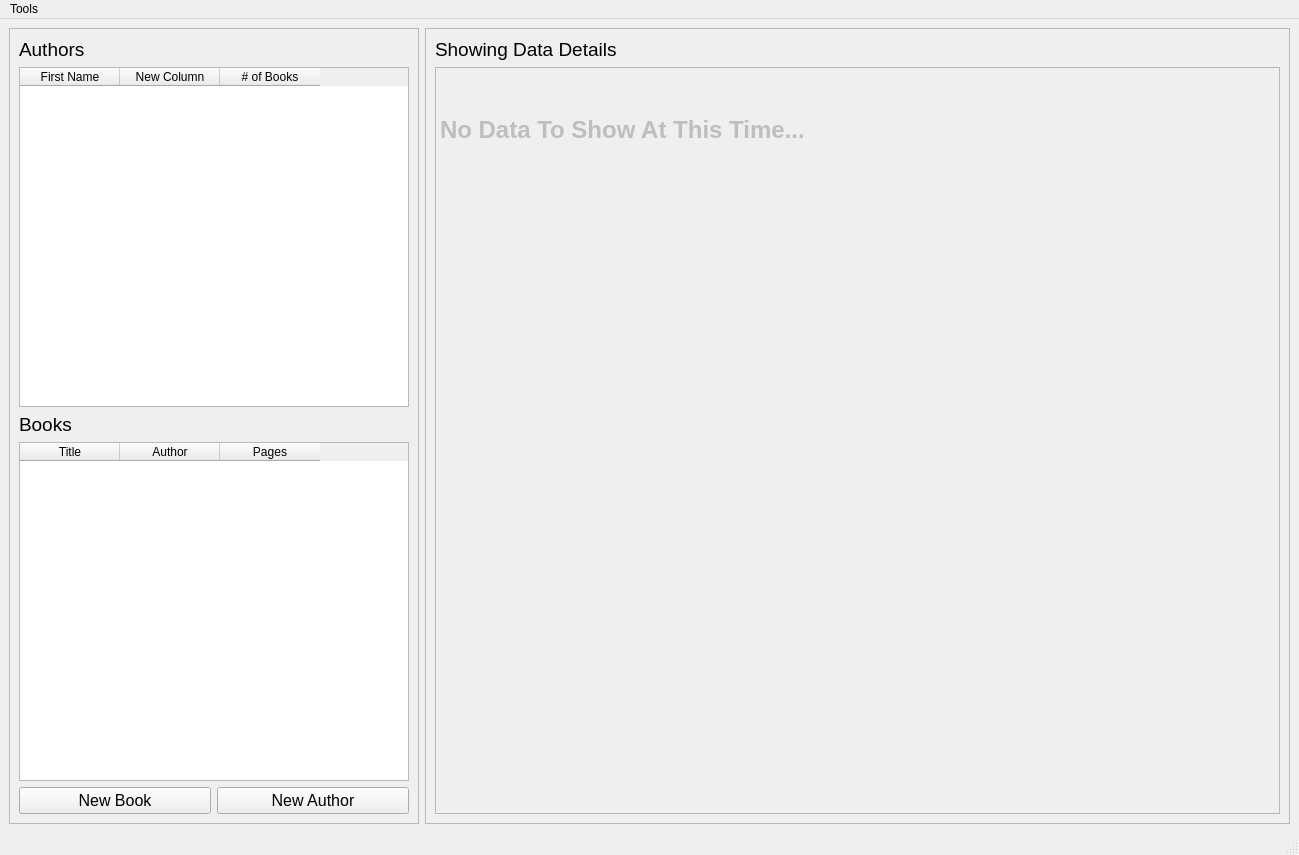
<?xml version="1.0" encoding="UTF-8"?>
<ui version="4.0">
 <class>MainWindow</class>
 <widget class="QMainWindow" name="MainWindow">
  <property name="geometry">
   <rect>
    <x>0</x>
    <y>0</y>
    <width>1299</width>
    <height>855</height>
   </rect>
  </property>
  <property name="windowTitle">
   <string>Books and Authors</string>
  </property>
  <widget class="QWidget" name="centralwidget">
   <layout class="QHBoxLayout" name="horizontalLayout">
    <item>
     <widget class="QFrame" name="frameDbDisplay">
      <property name="minimumSize">
       <size>
        <width>410</width>
        <height>0</height>
       </size>
      </property>
      <property name="frameShape">
       <enum>QFrame::StyledPanel</enum>
      </property>
      <property name="frameShadow">
       <enum>QFrame::Raised</enum>
      </property>
      <layout class="QGridLayout" name="gridLayout">
       <item row="2" column="0">
        <widget class="QLabel" name="labelBooks">
         <property name="font">
          <font>
           <pointsize>14</pointsize>
          </font>
         </property>
         <property name="text">
          <string>Books</string>
         </property>
        </widget>
       </item>
       <item row="4" column="1">
        <widget class="QPushButton" name="newAuthorBtn">
         <property name="font">
          <font>
           <pointsize>12</pointsize>
          </font>
         </property>
         <property name="statusTip">
          <string>Create a new Author...</string>
         </property>
         <property name="text">
          <string>New Author</string>
         </property>
        </widget>
       </item>
       <item row="0" column="0">
        <widget class="QLabel" name="labelAuthors">
         <property name="font">
          <font>
           <pointsize>14</pointsize>
          </font>
         </property>
         <property name="text">
          <string>Authors</string>
         </property>
        </widget>
       </item>
       <item row="3" column="0" colspan="2">
        <widget class="QTableWidget" name="tableBooks">
         <property name="statusTip">
          <string>Click on a Book to view details...</string>
         </property>
         <column>
          <property name="text">
           <string>Title</string>
          </property>
         </column>
         <column>
          <property name="text">
           <string>Author</string>
          </property>
         </column>
         <column>
          <property name="text">
           <string>Pages</string>
          </property>
         </column>
        </widget>
       </item>
       <item row="4" column="0">
        <widget class="QPushButton" name="pushButton">
         <property name="font">
          <font>
           <pointsize>12</pointsize>
          </font>
         </property>
         <property name="statusTip">
          <string>Create a new Book...</string>
         </property>
         <property name="text">
          <string>New Book</string>
         </property>
        </widget>
       </item>
       <item row="1" column="0" colspan="2">
        <widget class="QTableWidget" name="tableAuthors">
         <property name="statusTip">
          <string>Click on an Author to view details...</string>
         </property>
         <column>
          <property name="text">
           <string>First Name</string>
          </property>
         </column>
         <column>
          <property name="text">
           <string>New Column</string>
          </property>
         </column>
         <column>
          <property name="text">
           <string># of Books</string>
          </property>
         </column>
        </widget>
       </item>
      </layout>
     </widget>
    </item>
    <item>
     <widget class="QFrame" name="frameDisplay">
      <property name="frameShape">
       <enum>QFrame::StyledPanel</enum>
      </property>
      <property name="frameShadow">
       <enum>QFrame::Raised</enum>
      </property>
      <layout class="QVBoxLayout" name="verticalLayout">
       <item>
        <widget class="QLabel" name="labelDisplay">
         <property name="font">
          <font>
           <pointsize>14</pointsize>
          </font>
         </property>
         <property name="text">
          <string>Showing Data Details</string>
         </property>
        </widget>
       </item>
       <item>
        <widget class="QTextBrowser" name="instanceDisplay">
         <property name="enabled">
          <bool>false</bool>
         </property>
         <property name="cursor" stdset="0">
          <cursorShape>ForbiddenCursor</cursorShape>
         </property>
         <property name="statusTip">
          <string>Display Only...</string>
         </property>
         <property name="html">
          <string>&lt;!DOCTYPE HTML PUBLIC &quot;-//W3C//DTD HTML 4.0//EN&quot; &quot;http://www.w3.org/TR/REC-html40/strict.dtd&quot;&gt;
&lt;html&gt;&lt;head&gt;&lt;meta name=&quot;qrichtext&quot; content=&quot;1&quot; /&gt;&lt;style type=&quot;text/css&quot;&gt;
p, li { white-space: pre-wrap; }
&lt;/style&gt;&lt;/head&gt;&lt;body style=&quot; font-family:'MS Shell Dlg 2'; font-size:7.8pt; font-weight:400; font-style:normal;&quot;&gt;
&lt;p style=&quot; margin-top:0px; margin-bottom:0px; margin-left:0px; margin-right:0px; -qt-block-indent:0; text-indent:0px;&quot;&gt;    &lt;/p&gt;
&lt;p style=&quot; margin-top:0px; margin-bottom:0px; margin-left:0px; margin-right:0px; -qt-block-indent:0; text-indent:0px;&quot;&gt;    &lt;/p&gt;
&lt;h1 style=&quot; margin-top:18px; margin-bottom:12px; margin-left:0px; margin-right:0px; -qt-block-indent:0; text-indent:0px;&quot;&gt;&lt;span style=&quot; font-size:xx-large; font-weight:600;&quot;&gt;No Data To Show At This Time...&lt;/span&gt;  &lt;/h1&gt;&lt;/body&gt;&lt;/html&gt;</string>
         </property>
        </widget>
       </item>
      </layout>
     </widget>
    </item>
   </layout>
  </widget>
  <widget class="QMenuBar" name="menubar">
   <property name="geometry">
    <rect>
     <x>0</x>
     <y>0</y>
     <width>1299</width>
     <height>26</height>
    </rect>
   </property>
   <widget class="QMenu" name="menuTools">
    <property name="title">
     <string>Tools</string>
    </property>
    <addaction name="actionCreate_New_Author"/>
    <addaction name="actionCreate_New_Book"/>
    <addaction name="actionRefresh_Data"/>
   </widget>
   <addaction name="menuTools"/>
  </widget>
  <widget class="QStatusBar" name="statusbar"/>
  <action name="actionCreate_New_Author">
   <property name="text">
    <string>Create New Author</string>
   </property>
   <property name="statusTip">
    <string>Create a new Author...</string>
   </property>
  </action>
  <action name="actionCreate_New_Book">
   <property name="text">
    <string>Create New Book</string>
   </property>
   <property name="statusTip">
    <string>Create a new Book...</string>
   </property>
  </action>
  <action name="actionRefresh_Data">
   <property name="text">
    <string>Refresh Data</string>
   </property>
   <property name="statusTip">
    <string>Update Table Data...</string>
   </property>
  </action>
 </widget>
 <resources/>
 <connections/>
</ui>
